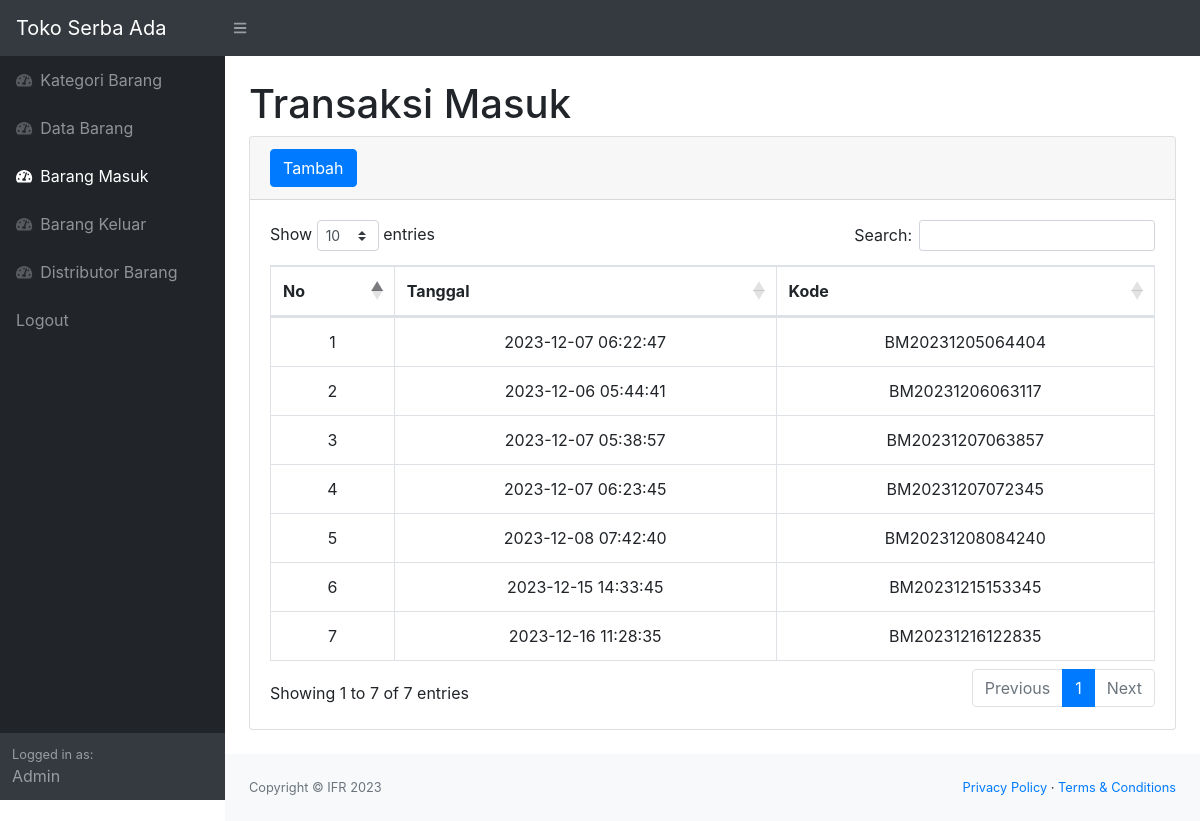
/kasir/transaksimasuk.php (signed in), run on the app's committed database.
### tables this page shows
CREATE TABLE `transaksi` (
  `id_transaksi` int(11) NOT NULL,
  `tanggal_transaksi` timestamp NOT NULL DEFAULT current_timestamp() ON UPDATE current_timestamp(),
  `kode_transaksi` varchar(25) NOT NULL,
  `status` varchar(5) NOT NULL
);

### kasir/transaksimasuk.php (the view, shortened to what this page needs)
<?php
    require '../function.php';
    $loginas = $_SESSION['username'];
?>
<!DOCTYPE html>
<html lang="en">
<head>
    <link href="css/styles.css" rel="stylesheet" />
    <link href="https://cdn.datatables.net/1.10.20/css/dataTables.bootstrap4.min.css" rel="stylesheet" />
</head>
<body class="sb-nav-fixed">
    <nav class="sb-topnav navbar navbar-expand navbar-dark bg-dark">
        <a class="navbar-brand" href="index.php">Toko Serba Ada</a>
        <button class="btn btn-link btn-sm order-1 order-lg-0" id="sidebarToggle" href="#"><i class="fas fa-bars"></i></button>
    </nav>
    <div id="layoutSidenav">
        <div id="layoutSidenav_nav">
            <nav class="sb-sidenav accordion sb-sidenav-dark" id="sidenavAccordion">
            <div class="sb-sidenav-menu">
                    <div class="nav">
                        <a class="nav-link" href="kategori.php">
                            <div class="sb-nav-link-icon"><i class="fas fa-tachometer-alt"></i></div>
                            Kategori Barang
                        </a>
                        <a class="nav-link" href="index.php">
                            <div class="sb-nav-link-icon"><i class="fas fa-tachometer-alt"></i></div>
                            Data Barang
                        </a>
                        <a class="nav-link" href="transaksimasuk.php">
                            <div class="sb-nav-link-icon"><i class="fas fa-tachometer-alt"></i></div>
                            Barang Masuk
                        </a>
                        <a class="nav-link" href="transaksikeluar.php">
                            <div class="sb-nav-link-icon"><i class="fas fa-tachometer-alt"></i></div>
                            Barang Keluar
                        </a>
                        <a class="nav-link" href="distributor.php">
                            <div class="sb-nav-link-icon"><i class="fas fa-tachometer-alt"></i></div>
                            Distributor Barang
                        </a>
                        <a class="nav-link" href="../logout.php">
                            Logout
                        </a>
                    </div>
                </div>
                <div class="sb-sidenav-footer">
                    <div class="small">Logged in as:</div>
                    <?php echo $loginas; ?>
                </div>
            </nav>
        </div>
        <div id="layoutSidenav_content">
            <main>
                <div class="container-fluid">
                    <h1 class="mt-4">Transaksi Masuk</h1>
                    <div class="card mb-4">
                        <form method="post" id="transaksiForm">
                            <div class="card-header">
                                <button type="submit" class="btn btn-primary" name="transaksimasuk">Tambah</button>
                            </div>
                        </form>
                        <div class="card-body">
                            <div class="table-responsive">
                                <table class="table table-bordered" id="dataTable" width="100%" cellspacing="0">
                                    <thead>
                                        <tr align="center">
                                            <th>No</th>
                                            <th>Tanggal</th>
                                            <th>Kode</th>
                                        </tr>
                                    </thead>
                                    <tbody>
                                        <?php
                                            $listtransaksi = mysqli_query($koneksi, "select distinct kode_transaksi, id_transaksi, tanggal_transaksi from liat_transaksi_bm");
                                            $i = 1;
                                            while ($data = mysqli_fetch_array($listtransaksi)) {
                                                $tanggal = $data['tanggal_transaksi'];
                                                $kode = $data['kode_transaksi'];
                                        ?>
                                            <tr align="center">
                                                <td><?= $i++; ?></td>
                                                <td><?= $tanggal; ?></td>
                                                <td><?= $kode; ?></td>
                                            </tr>
                                        <?php
                                        };
                                        ?>
                                    </tbody>
                                </table>
                            </div>
                        </div>
                    </div>
                </div>
            </main>
            <footer class="py-4 bg-light mt-auto">
                <div class="container-fluid">
                    <div class="d-flex align-items-center justify-content-between small">
                        <div class="text-muted">Copyright &copy; IFR 2023</div>
                        <div>
                            <a href="#">Privacy Policy</a>
                            &middot;
                            <a href="#">Terms &amp; Conditions</a>
                        </div>
                    </div>
                </div>
            </footer>
        </div>
    </div>
</body>
</html>

### data on the page
transaksi: tanggal_transaksi "2023-12-07 06:22:47", kode_transaksi "BM20231205064404"
transaksi: tanggal_transaksi "2023-12-06 05:44:41", kode_transaksi "BM20231206063117"
transaksi: tanggal_transaksi "2023-12-07 05:38:57", kode_transaksi "BM20231207063857"
transaksi: tanggal_transaksi "2023-12-07 06:23:45", kode_transaksi "BM20231207072345"
transaksi: tanggal_transaksi "2023-12-08 07:42:40", kode_transaksi "BM20231208084240"
transaksi: tanggal_transaksi "2023-12-15 14:33:45", kode_transaksi "BM20231215153345"
transaksi: tanggal_transaksi "2023-12-16 11:28:35", kode_transaksi "BM20231216122835"

### other printed values
$loginas "Admin"
